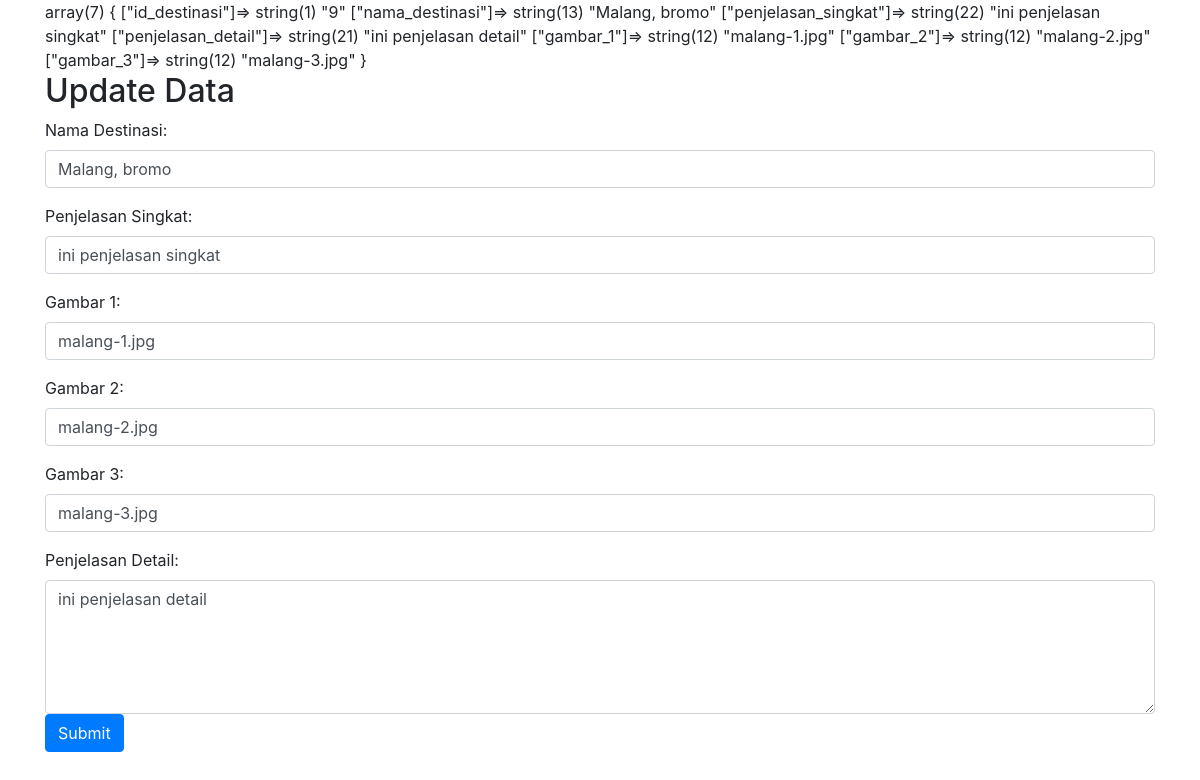
Screenshot of /applied/update.php?id_destinasi=9 with the database file from the repository.
### tables this page shows
CREATE TABLE `destinasi` (
  `id_destinasi` int(11) NOT NULL,
  `nama_destinasi` varchar(100) NOT NULL,
  `penjelasan_singkat` varchar(100) NOT NULL,
  `penjelasan_detail` varchar(500) NOT NULL,
  `gambar_1` varchar(100) NOT NULL,
  `gambar_2` varchar(100) NOT NULL,
  `gambar_3` varchar(100) NOT NULL
);

### applied/update.php (the view, shortened to what this page needs)
<!DOCTYPE html>
<html>
<head>
    <link rel="stylesheet" href="https://cdn.jsdelivr.net/npm/bootstrap@4.6.1/dist/css/bootstrap.min.css">
</head>
<body>
    <div class="container">
        <?php
        include_once "koneksi.php";
        if (isset($_GET['id_destinasi'])) {
            $id_destinasi = input($_GET["id_destinasi"]);
            $sql = "select * from destinasi where id_destinasi=$id_destinasi";
            $hasil = mysqli_query($conn, $sql);
            $data_destinasi = mysqli_fetch_assoc($hasil);
            var_dump($data_destinasi);
        }
        function input($data)
        {
            $data = trim($data);
            $data = stripslashes($data);
            $data = htmlspecialchars($data);
            return $data;
        }
        ?>
        <h2>Update Data</h2>
        <form action="<?php echo htmlspecialchars($_SERVER["PHP_SELF"]);
                        ?>" method="post">
            <div class="form-group">
                <label>Nama Destinasi:</label>
                <input type="text" name="nama_destinasi" class="form-control" placeholder="Masukan Destinasi" required value="<?= $data_destinasi["nama_destinasi"] ?>" />
            </div>
            <div class="form-group">
                <label>Penjelasan Singkat:</label>
                <input type="text" name="penjelasan_singkat" class="form-control" placeholder="Masukan Penjelasan Singkat" required value="<?= $data_destinasi["penjelasan_singkat"] ?>"/>
            </div>
            <div class="form-group">
                <label>Gambar 1:</label>
                <input type="text" name="gambar_1" class="form-control" placeholder="Masukan Nama Gambar 1" value="<?= $data_destinasi["gambar_1"] ?>"/>
            </div>
            <div class="form-group">
                <label>Gambar 2:</label>
                <input type="text" name="gambar_2" class="form-control" placeholder="Masukan Nama Gambar 2" value="<?= $data_destinasi["gambar_2"] ?>"/>
            </div>
            <div class="form-group">
                <label>Gambar 3:</label>
                <input type="text" name="gambar_3" class="form-control" placeholder="Masukan Nama Gambar 3" value="<?= $data_destinasi["gambar_3"] ?>"/>
            </div>
            <div class="Penjelasan Detail">
                <label>Penjelasan Detail:</label>
                <textarea name="penjelasan_detail" class="form-control" rows="5" placeholder="Masukan Penjelasan Detail" required ><?= $data_destinasi["penjelasan_detail"]?>
            </textarea>
            </div>
            <button type="submit" name="submit" class="btn btn-primary">Submit</button>
        </form>
    </div>
</body>
</html>

### rows the page displays
destinasi: nama_destinasi "Malang, bromo", penjelasan_singkat "ini penjelasan singkat", gambar_1 "malang-1.jpg", gambar_2 "malang-2.jpg", gambar_3 "malang-3.jpg", penjelasan_detail "ini penjelasan detail"
